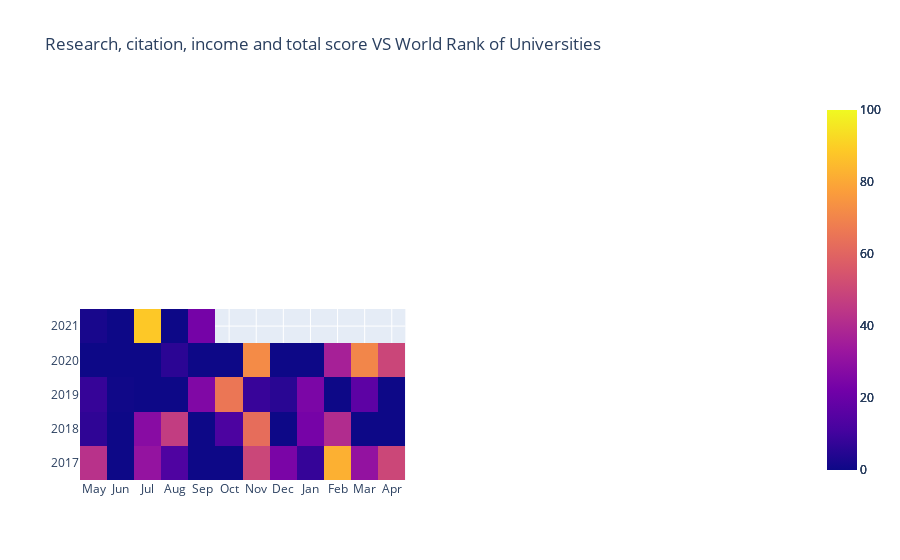

Write notebook code for a chart like this one.
### Code cell
trace1 = go.Heatmap(z=z_vals,x=months,y=years,zmax=100,zmin=0)

trace2 = go.Heatmap(z=z_vals2,x=months,y=years,zmax=100,zmin=0)

trace3 = go.Heatmap(z=z_vals,x=months,y=years,zmax=100,zmin=0)

trace4 = go.Heatmap(z=z_vals,x=months,y=years,zmax=100,zmin=0)

data = [trace1, trace2, trace3, trace4]

layout = go.Layout(
    xaxis=dict(
        domain=[0, 0.45],
        anchor='y1'
    ),
    yaxis=dict(
        domain=[0, 0.45],
        anchor='x1'
    ),
    xaxis2=dict(
        domain=[0.55, 1],
        anchor='y2'
    ),
    xaxis3=dict(
        domain=[0, 0.45],
        anchor='y3'
    ),
    xaxis4=dict(
        domain=[0.55, 1],
        anchor='y4'
    ),
    yaxis2=dict(
        domain=[0, 0.45],
        anchor='x2'
    ),
    yaxis3=dict(
        domain=[0.55, 1],
        anchor='x3'
    ),
    yaxis4=dict(
        domain=[0.55, 1],
        anchor='x4'
    ),
    title = 'Research, citation, income and total score VS World Rank of Universities'
)
fig = go.Figure(data=data, layout=layout)
iplot(fig)

### Figure 1 — Plotly figure (JSON) as saved in the notebook; plotly's stock layout.template omitted (floating-point values rounded to 4 significant figures)
{"data": [{"type": "heatmap", "x": ["May", "Jun", "Jul", "Aug", "Sep", "Oct", "Nov", "Dec", "Jan", "Feb", "Mar", "Apr"], "y": ["2017", "2018", "2019", "2020", "2021"], "z": [[42.7, -11.67, 31.28, 13.51, -9.452, -13.11, 49.84, 24.33, 7.848, 82.3, 30.99, 50.1], [6.531, -16.08, 27.95, 46.68, -5.976, 12.6, 62.85, -41.87, 23.27, 40.52, -14.78, -15.77], [7.923, 0.6039, -19.55, -34.78, 25.87, 65.74, 8.286, 5.517, 24.55, -21.33, 16.93, -40.39], [-14.8, -18.72, -37.76, 5.913, -22.12, -18.35, 72.04, -54.52, -17.85, 36.58, 70.58, 49.62], [2.11, -22.37, 88.37, -28.59, 23.04, null, null, null, null, null, null, null]], "zmax": 100, "zmin": 0}, {"type": "heatmap", "x": ["May", "Jun", "Jul", "Aug", "Sep", "Oct", "Nov", "Dec", "Jan", "Feb", "Mar", "Apr"], "y": ["2017", "2018", "2019", "2020", "2021"], "z": [[42.7, -11.67, 31.28, 13.51, -9.452, -13.11, 49.84, 24.33, 7.848, 82.3, 30.99, 50.1], [6.531, -16.08, 27.95, 46.68, -5.976, 12.6, 62.85, -41.87, 23.27, 40.52, -14.78, -15.77], [7.923, 0.6039, -19.55, -34.78, 25.87, 65.74, 8.286, 5.517, 24.55, -21.33, 16.93, -40.39], [-14.8, -18.72, -37.76, 5.913, -22.12, -18.35, 72.04, -54.52, -17.85, 36.58, 70.58, 49.62], [2.11, -22.37, 88.37, -28.59, 23.04, null, null, null, null, null, null, null]], "zmax": 100, "zmin": 0}, {"type": "heatmap", "x": ["May", "Jun", "Jul", "Aug", "Sep", "Oct", "Nov", "Dec", "Jan", "Feb", "Mar", "Apr"], "y": ["2017", "2018", "2019", "2020", "2021"], "z": [[42.7, -11.67, 31.28, 13.51, -9.452, -13.11, 49.84, 24.33, 7.848, 82.3, 30.99, 50.1], [6.531, -16.08, 27.95, 46.68, -5.976, 12.6, 62.85, -41.87, 23.27, 40.52, -14.78, -15.77], [7.923, 0.6039, -19.55, -34.78, 25.87, 65.74, 8.286, 5.517, 24.55, -21.33, 16.93, -40.39], [-14.8, -18.72, -37.76, 5.913, -22.12, -18.35, 72.04, -54.52, -17.85, 36.58, 70.58, 49.62], [2.11, -22.37, 88.37, -28.59, 23.04, null, null, null, null, null, null, null]], "zmax": 100, "zmin": 0}, {"type": "heatmap", "x": ["May", "Jun", "Jul", "Aug", "Sep", "Oct", "Nov", "Dec", "Jan", "Feb", "Mar", "Apr"], "y": ["2017", "2018", "2019", "2020", "2021"], "z": [[42.7, -11.67, 31.28, 13.51, -9.452, -13.11, 49.84, 24.33, 7.848, 82.3, 30.99, 50.1], [6.531, -16.08, 27.95, 46.68, -5.976, 12.6, 62.85, -41.87, 23.27, 40.52, -14.78, -15.77], [7.923, 0.6039, -19.55, -34.78, 25.87, 65.74, 8.286, 5.517, 24.55, -21.33, 16.93, -40.39], [-14.8, -18.72, -37.76, 5.913, -22.12, -18.35, 72.04, -54.52, -17.85, 36.58, 70.58, 49.62], [2.11, -22.37, 88.37, -28.59, 23.04, null, null, null, null, null, null, null]], "zmax": 100, "zmin": 0}], "layout": {"title": {"text": "Research, citation, income and total score VS World Rank of Universities"}, "xaxis": {"anchor": "y", "domain": [0, 0.45]}, "xaxis2": {"anchor": "y2", "domain": [0.55, 1]}, "xaxis3": {"anchor": "y3", "domain": [0, 0.45]}, "xaxis4": {"anchor": "y4", "domain": [0.55, 1]}, "yaxis": {"anchor": "x", "domain": [0, 0.45]}, "yaxis2": {"anchor": "x2", "domain": [0, 0.45]}, "yaxis3": {"anchor": "x3", "domain": [0.55, 1]}, "yaxis4": {"anchor": "x4", "domain": [0.55, 1]}}}
